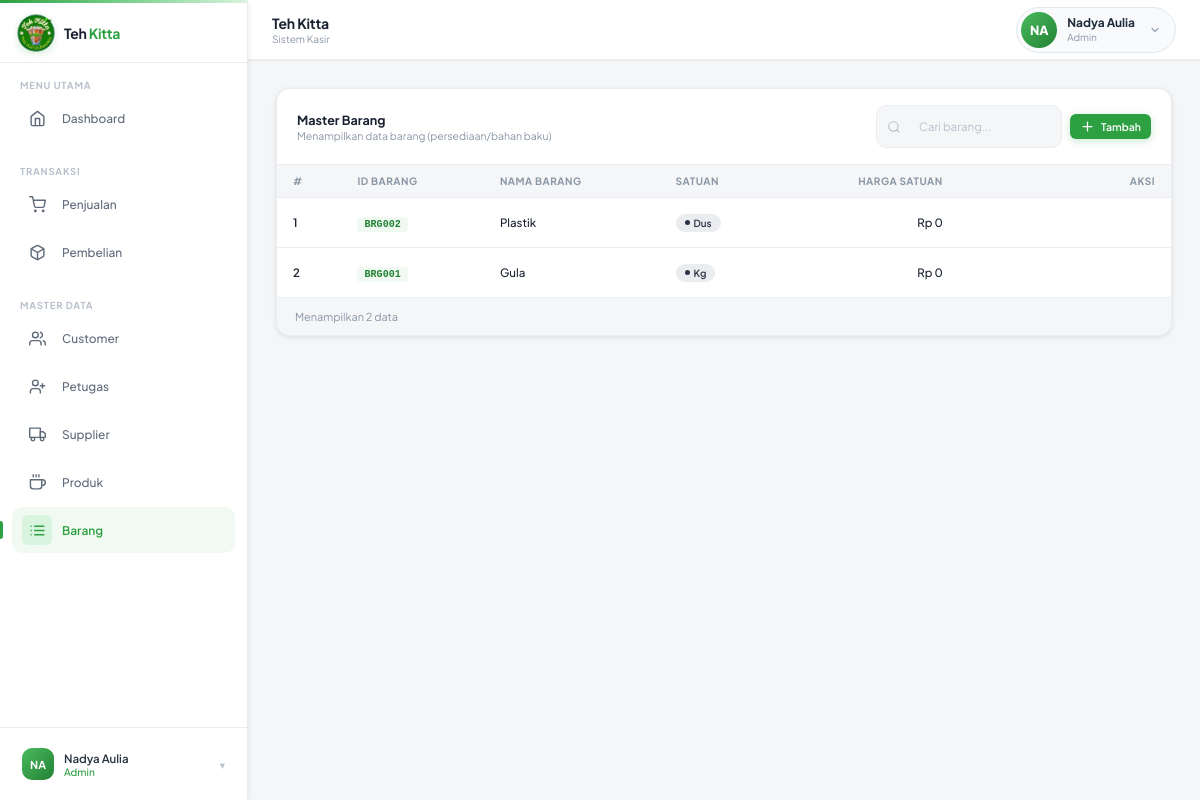
Screenshot of /barang/index.php (signed in) with the database file from the repository.
### tables this page shows
CREATE TABLE `barang` (
  `id_barang` varchar(10) NOT NULL,
  `nama_barang` varchar(20) NOT NULL,
  `satuan` varchar(10) DEFAULT NULL,
  `harga_satuan` decimal(15,0) NOT NULL
);

### barang/index.php (the view, shortened to what this page needs)
<?php
include '../koneksi.php';
include '../layouts/header.php';
?>
<div class="page-content active">
    <div class="card">
        <div class="card-header">
            <div>
                <div class="card-title">Master Barang</div>
                <div class="card-subtitle">Menampilkan data barang (persediaan/bahan baku)</div>
            </div>
            <div class="card-toolbar">
                <div class="search-field">
                    <svg viewBox="0 0 24 24" fill="none" stroke="currentColor" stroke-width="2"><circle cx="11" cy="11" r="8"/><path d="m21 21-4.35-4.35"/></svg>
                    <input placeholder="Cari barang...">
                </div>
                <a href="tambah.php" class="btn btn-primary btn-sm" style="text-decoration:none;"> <svg viewBox="0 0 24 24" fill="none" stroke="currentColor" stroke-width="2" stroke-linecap="round" stroke-linejoin="round" width="15" height="15"><line x1="12" y1="5" x2="12" y2="19"/><line x1="5" y1="12" x2="19" y2="12"/></svg> Tambah</a>
            </div>
        </div>
        <div class="table-wrap">
            <table>
                <thead>
                    <tr>
                        <th>#</th>
                        <th>ID Barang</th>
                        <th>Nama Barang</th>
                        <th>Satuan</th>
                        <th style="text-align:right">Harga Satuan</th>
                        <th style="text-align:right">Aksi</th>
                    </tr>
                </thead>
                <tbody>
                    <?php
                    $query = mysqli_query($koneksi, "SELECT * FROM barang ORDER BY id_barang DESC");
                    $no = 1;
                    if(mysqli_num_rows($query) > 0) {
                        while ($data = mysqli_fetch_array($query)) {
                    ?>
                    <tr>
                        <td><?= $no++ ?></td>
                        <td><code style="background:var(--green-50);color:var(--green-600);padding:2px 7px;border-radius:4px;font-size:0.72rem;font-weight:600"><?= $data['id_barang'] ?></code></td>
                        <td style="font-weight:500; color:var(--gray-800)"><?= $data['nama_barang'] ?></td>
                        <td>
                            <span class="badge" style="background:var(--gray-100); color:var(--gray-700);"><?= $data['satuan'] ?></span>
                        </td>
                        <td style="text-align:right; font-weight:500; color:var(--gray-800)">
                            Rp <?= number_format($data['harga_satuan'], 0, ',', '.') ?>
                        </td>
                        <td style="text-align:right">
                        </td>
                    </tr>
                    <?php
                        }
                    } ?>
                </tbody>
            </table>
        </div>
        <div class="table-foot">
            <span>Menampilkan <?= mysqli_num_rows($query); ?> data</span>
        </div>
    </div>
</div>
<?php include '../layouts/footer.php'; ?>

### rows the page displays
barang: id_barang "BRG002", nama_barang "Plastik", satuan "Dus", harga_satuan "0"
barang: id_barang "BRG001", nama_barang "Gula", satuan "Kg", harga_satuan "0"

### other values shown
$inisial "NA"
$user_nama "Nadya Aulia"
$user_role "Admin"
mysqli_num_rows($query) "2"
